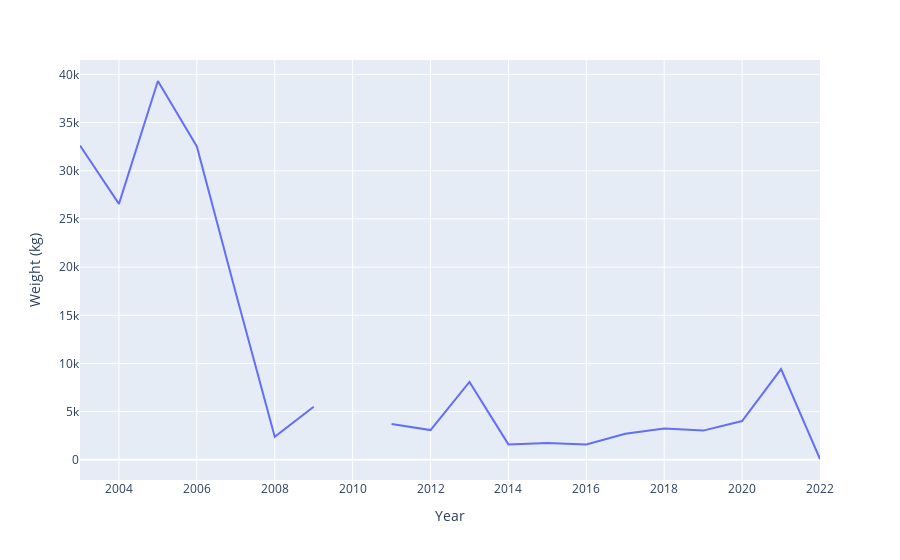

This figure's notebook cell:
### Code cell
figIndiaEx

### Figure 1 — Plotly figure (JSON) as saved in the notebook; plotly's stock layout.template omitted (floating-point values rounded to 4 significant figures)
{"data": [{"hovertemplate": "Year=%{x}<br>Weight (kg)=%{y}<extra></extra>", "legendgroup": "", "line": {"color": "#636efa", "dash": "solid"}, "marker": {"symbol": "circle"}, "mode": "lines", "name": "", "orientation": "v", "showlegend": false, "type": "scatter", "x": [2022, 2022, 2022, 2022, 2021, 2020, 2019, 2018, 2017, 2016, 2015, 2014, 2013, 2012, 2011, 2010, 2009, 2008, 2007, 2006, 2005, 2004, 2003], "xaxis": "x", "y": [7540.0, null, 443, 90, 9425.0, 4027.0, 3037.0, 3260.0, 2704.0, 1597, 1748, 1607, 8093, 3094, 3725, null, 5515, 2397, 17324, 32523, 39311, 26559, 32625], "yaxis": "y"}], "layout": {"legend": {"tracegroupgap": 0}, "margin": {"t": 60}, "xaxis": {"anchor": "y", "domain": [0, 1], "title": {"text": "Year"}}, "yaxis": {"anchor": "x", "domain": [0, 1], "title": {"text": "Weight (kg)"}}}}
